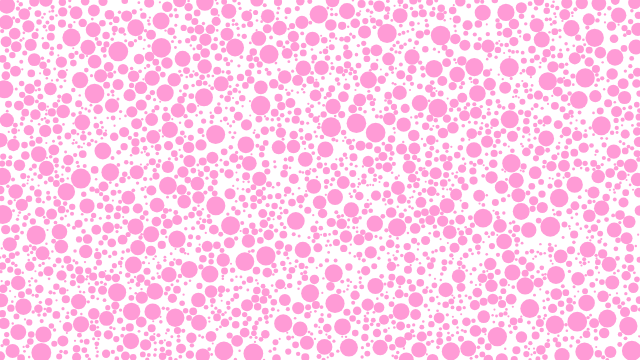
Frame 1 (no input)
Frame 60 (no input): identical to frame 1, image omitted
Frame 120 (the mouse pressed at the canvas centre since frame 60): identical to frame 1, image omitted

The p5.js sketch that drew this single still picture (run headless with seeded random() and noise() and a simulated clock; from frame 60 on, the mouse is pressed at the canvas centre):

// p5.js sketch
// ── sketch.js
let circles = [];

function setup() {
  createCanvas(640, 360);

  let num = 0;
  while (circles.length < 5000) {
    //   for (let i = 0; i < 25; i++) {

    let circle = {
      x: random(width),
      y: random(height),
      r: random(1, 10)
    }
    let t = false //用于设置默认圆之间不重叠
    for (let j = 0; j < circles.length; j++) {
      let other = circles[j]; // other 获取其他的圆 获取其他圆的x,y,r
      let d = dist(circle.x, circle.y, other.x, other.y); // dist() 获取当前圆与其他圆的距离

      if (d < circle.r + other.r) {
        // 判断当前圆是否小于其他圆的距离小于两个圆的半径之和，如果小于，则是重叠的。只要有一个圆是重叠的，就可以跳出这个判断，并且将之前用于判断的 t 设置为 true
        t = true
        break;
      }
    }

    // 判断t 为 false 时，将合格的不重叠的点，添加到circles的数组中。
    if (!t) {
      circles.push(circle)
    }

    // let x = random(width);
    // let y = random(height)
    // let r = 32;


    // fill(255, 0, 150, 100)
    // noStroke();
    // ellipse(x, y, r * 2, r * 2)

    num++;
    if (num > 30000) {
      break
    }
    // 由于不知道循环次数，所以使用了 while 循环，但是while 循环很危险，所以增加了一个保护跳出的判断
  }

  //for 循环将数组展示到画布上去
  for (let i = 0; i < circles.length; i++) {
    fill(255, 0, 150, 100)
    noStroke();
    ellipse(circles[i].x, circles[i].y, circles[i].r * 2, circles[i].r * 2)
  }
}

function draw() {
  // background(220);
}
